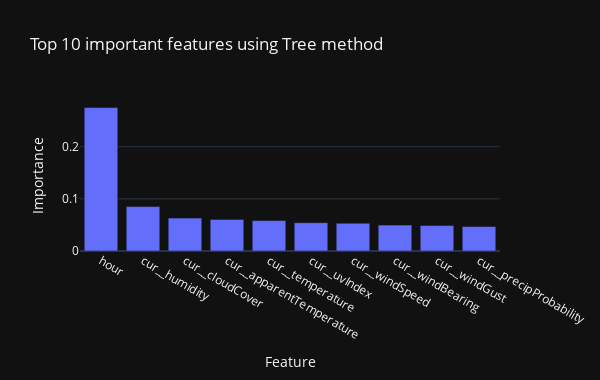

Write notebook code for a chart like this one.
### Markdown cell above
#### Feature importance

You can get the feature importance of each feature of your dataset by using the feature importance property of the model.

Feature importance gives you a score for each feature of your data, the higher the score more important or relevant is the feature towards your output variable.

Feature importance is an inbuilt class that comes with Tree Based Classifiers, we will be using Extra Tree Classifier for extracting the top 10 features for the dataset.

### Code cell
# import necessary libraries
from sklearn.ensemble import ExtraTreesRegressor

# add a few extra features to the weather features
use_cols = ['hour', 'n_month', 'day_of_week', 'is_weekend_day'] + inspect_cols_flat
X = merged[use_cols]
y = merged['obs_count']

# extract feature importances from the Regressor
model = ExtraTreesRegressor()
_ = model.fit(X, y)

# import features and importances into a dataframe
top10 = pd.DataFrame([dict(zip(X.columns, model.feature_importances_))]).T.reset_index().sort_values(0, ascending=False).head(10)
top10.columns = ['Feature', 'Importance']

# visualize feature importances
px.bar(top10, x='Feature', y='Importance', width=600, height=380, title='Top 10 important features using Tree method')

### Figure 1 — Plotly figure (JSON) as saved in the notebook; plotly's stock layout.template omitted (floating-point values rounded to 4 significant figures)
{"data": [{"alignmentgroup": "True", "hovertemplate": "Feature=%{x}<br>Importance=%{y}<extra></extra>", "legendgroup": "", "marker": {"color": "#636efa"}, "name": "", "offsetgroup": "", "orientation": "v", "showlegend": false, "textposition": "auto", "type": "bar", "x": ["hour", "cur__humidity", "cur__cloudCover", "cur__apparentTemperature", "cur__temperature", "cur__uvIndex", "cur__windSpeed", "cur__windBearing", "cur__windGust", "cur__precipProbability"], "xaxis": "x", "y": [0.2751, 0.08522, 0.06313, 0.06059, 0.05831, 0.05433, 0.05329, 0.04962, 0.04901, 0.047], "yaxis": "y"}], "layout": {"barmode": "relative", "height": 380, "legend": {"tracegroupgap": 0}, "title": {"text": "Top 10 important features using Tree method"}, "width": 600, "xaxis": {"anchor": "y", "autorange": true, "domain": [0, 1], "range": [-0.5, 9.5], "title": {"text": "Feature"}, "type": "category"}, "yaxis": {"anchor": "x", "autorange": true, "domain": [0, 1], "range": [0, 0.2896], "title": {"text": "Importance"}, "type": "linear"}}}
